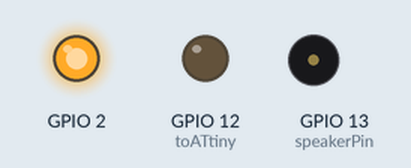
A sketch run on a simulated ESP8266 (NodeMCU). Shown: output pins drawn as LEDs (lit = HIGH, except the on-board LED, lit = LOW), buzzer (waves = sounding, pin HIGH). WiFi joins after 1.5 s; servers stay silent unless stated; uploads are accepted with an empty reply; what the sketch prints to the serial monitor is not drawn.

Above: at 1.9 s.
At 10.3 s:
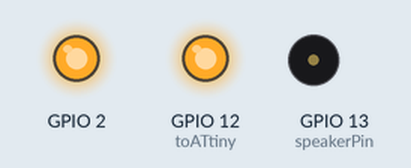
At 19.66 s:
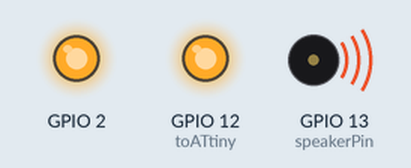
Timing chart, 0 to 23.5 s (numbered marks = the images above):
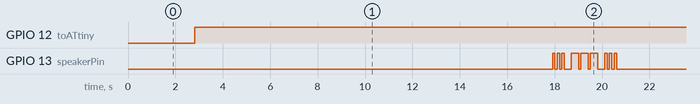

Measured:
- by itself, GPIO 12 (toATtiny): LOW → HIGH at 2.8 s
- by itself, GPIO 13 (speakerPin): repeats every 19.6 s: 2 × (LOW 0.10 s, HIGH 0.10 s), LOW 0.30 s, 2 × (HIGH 0.30 s, LOW 0.10 s), HIGH 0.30 s, LOW 0.30 s, 2 × (HIGH 0.10 s, LOW 0.10 s), HIGH 0.10 s, LOW 16.9 s, HIGH 0.10 s
- by itself, everything shown: repeats every 19.6 s, in 10 steps

The sketch:

morse_exist.ino
```cpp
#include <Arduino.h>

#include <ESP8266WiFi.h>
#include <ESP8266WiFiMulti.h>

#include <ESP8266HTTPClient.h>

int toATtiny = 12;

//Wtv020sd16p wtv020sd16p(resetPin, clockPin, dataPin, busyPin);

#define USE_SERIAL Serial
#include <string.h>
#define MAX_STRING_LEN 20

boolean didITalked = false;

String str = "hello";
#define buffer_length 13
char charBuf[buffer_length];
int intBuf[buffer_length];

#define speakerPin 13
#define pitch 440
#define bpm 100
///long bpmdelay = 0;

//Within international morse code the maximum length of a character is 5 'notes'
//The last note of a character is a stop symbol -> therefore length + 1
#define character_length 6
String alphabet_substr; //get the di's and dah's from the alphabet_strings.

String alphabet[] = {
  "300003",   //nothing (void)
  "123003",   //a
  "211133",   //b
  "212133",   //c
  "211303",   //d
  "130003",   //e
  "112133",   //f
  "221303",   //g
  "111133",   //h
  "113003",   //i
  "122233",   //j
  "212303",   //k
  "121133",   //l
  "223003",   //m
  "213003",   //n
  "222303",   //o
  "122133",   //p
  "221233",   //q
  "121303",   //r
  "111303",   //s
  "230003",   //t
  "112303",   //u
  "111233",   //v
  "122303",   //w
  "211233",   //x
  "212233",   //y
  "221133",   //z
  "112211",   //?
};

//char to int ASCII conversion (to make sure it matches up with alphabet[])
#define ASCIIconv 96
//skip if it is this number for it is a space bar
#define space_char 32
#define question_char 63

//String SERVER_URL = "192.168.1.242";

//String SERVER_URL = "192.168.0.103";
//String SERVER_URL = "192.168.0.107";
//String SERVER_URL = "192.168.1.208";
String SERVER_URL = "morsethings.siat.sfu.ca";
//String SERVER_URL = "192.168.1.19";

//int unusedPin = 50;

String NODE_NAME = "b";
int GROUP = 99;

int counter;
const int minProtectionTime = 15000; // 1500 delay * 10 seconds

ESP8266WiFiMulti WiFiMulti;
ESP8266WiFiClass test;

unsigned long prevMillis = 0;

const int sleepTimeS = 10;


void string_to_char() {

  str.toCharArray(charBuf, buffer_length);

  for (int i = 0; i < buffer_length; i++) {
    Serial.print(charBuf[i]);
    Serial.print("\t");
  }
  Serial.println();
  Serial.println();
  delay(100);

}


void char_to_int() {
  //a char to a ASCII = 97 -> a==0

  for (int i = 0; i < buffer_length; i++) {
    intBuf[i] = (int)charBuf[i];
    Serial.print(intBuf[i]);
    Serial.print("\t");
  }
  Serial.println();
  Serial.println();

}


void silence(int i) {
  //wait a while.
  //play a short pulse


  digitalWrite(speakerPin, LOW);  //CUP
//  digitalWrite(speakerPin, HIGH);  // BOWL
  delay(bpm*i);
}


void di() {
  //play a short pulse

  digitalWrite(speakerPin, HIGH);  // CUP
//  digitalWrite(speakerPin, LOW);  // BOWL
  delay(bpm);
}

void dah() {
  //play a long pulse
  digitalWrite(speakerPin, HIGH);  // CUP
//  digitalWrite(speakerPin, LOW);  // BOWL
  delay(bpm*3);
}


void morse_to_sound(int q) {

  //run through the digits of a character within the morse alphabet
  for (int i = 0; i < character_length; i++) {
    int y;
    alphabet_substr = alphabet[q].substring(i, i + 1);  //get the digit
    y = alphabet_substr.toInt(); //store the digit into an int for comparision.

    /* WHAT y MEANS:
     * 0 = _ (single silence)
     * 1 = di (1 time note)
     * 2 = daaah (3 times the length of di)
     * 3 = end of character (2 times silence)
     * 4 = end of word (3 times silence)
     */

    if (y == 3) {
      //end of the current character
      silence(2);
      break;
    }

    if (y == 1) {
      di();
      silence(1);
    }

    if (y == 2) {
      dah();
      silence(1);
    }

  }
}

void int_to_morse() {

  for (int i = 0; i < buffer_length; i++) {
    //0 is end of the sentence
    if (intBuf[i] == 0) {
      Serial.print(" || ");
      break;
    }
    if (intBuf[i] == space_char) {
      Serial.print(" / ");
      silence(4);
    }
    else if (intBuf[i] == question_char) {
      Serial.print(" ? ");
      morse_to_sound(26);
    }
    else {
      Serial.print(".");
      Serial.print(intBuf[i] - ASCIIconv);
      morse_to_sound((intBuf[i] - ASCIIconv));
    }
  }

}

void talk(String q) {
  str = q;
  string_to_char();
  char_to_int();
  int_to_morse();
}


void setup() {

  didITalked = false;
  counter = 0;
  pinMode(toATtiny, OUTPUT);

  USE_SERIAL.begin(115200);
  // USE_SERIAL.setDebugOutput(true);

  USE_SERIAL.println();
  USE_SERIAL.println();
  USE_SERIAL.println();

  pinMode(BUILTIN_LED, OUTPUT);
  pinMode(speakerPin, OUTPUT);
  digitalWrite(speakerPin, LOW);  // CUP
//  digitalWrite(speakerPin, HIGH); // BOWL

  delay(1000);
  WiFiMulti.addAP("MorseThings", "DesignStudio2016");
  //  WiFiMulti.addAP("Eds-Studio-2ghz", "DesignStudio2015");
  //  WiFiMulti.addAP("MORSE_AP", "morseesp8266");

}

void loop() {


  if ((WiFiMulti.run() == WL_CONNECTED)
      && counter < minProtectionTime && !didITalked)
  {

    prevMillis = millis();
    HTTPClient http;

    USE_SERIAL.print("[HTTP] begin...\n");

    http.begin(SERVER_URL, 80, "/morse_server/checkin.php?node=" + NODE_NAME + "&group=" + GROUP + "&wifi_sig=" + String(test.RSSI())); //HTTP

    USE_SERIAL.print("[HTTP] GET...\n");
    // start connection and send HTTP header
    int httpCode = http.GET();
    if (httpCode) {

      // HTTP header has been send and Server response header has been handled
      USE_SERIAL.printf("[HTTP] GET... code: %d\n", httpCode);

      // file found at server
      if (httpCode == 200) {
        String payload = http.getString();

        int commaIndex = payload.indexOf(',');
        int secondCommaIndex = payload.indexOf(',', commaIndex + 1);
        int thirdCommaIndex = payload.indexOf(',', secondCommaIndex + 1);
        int forthCommaIndex = payload.indexOf(',', thirdCommaIndex + 1);
        String firstValue = payload.substring(0, commaIndex);
        String secondValue = payload.substring(commaIndex + 1, secondCommaIndex);
        String thirdValue = payload.substring(secondCommaIndex + 1, thirdCommaIndex); //To the end of the string
        String forthValue = payload.substring(thirdCommaIndex + 1, forthCommaIndex); //To the end of the string
        String fifthValString = payload.substring(forthCommaIndex + 1);
        int fifthValue = fifthValString.toInt();
        USE_SERIAL.println("first: " + firstValue);
        USE_SERIAL.println("secondValue: " + secondValue);
        USE_SERIAL.println("thirdValue: " + thirdValue);
        USE_SERIAL.println("forthValue: " + forthValue);
//        USE_SERIAL.println("fifthValue: " + fifthValue);
        String signal_val = String(test.RSSI());
        USE_SERIAL.println("SIGNAL " + signal_val);


        USE_SERIAL.println(payload);

        str = firstValue;
        talk(str);
        didITalked = true;
//        delay(60000 * random(5, 25));
        digitalWrite(toATtiny, HIGH);
      }
    } else {
      USE_SERIAL.print("[HTTP] GET... failed, no connection or no HTTP server\n");
    }

  }

  // This give 17-18 seconds
  counter += 1500;

  if (counter > minProtectionTime) {
    USE_SERIAL.println("Counter reset");
    USE_SERIAL.println(counter);
    counter = 0;

    // TODO: no WIFI connection
    talk("sos");
    digitalWrite(toATtiny, HIGH);
  }
  delay(1500);
//  USE_SERIAL.println(random(300));


}
```
